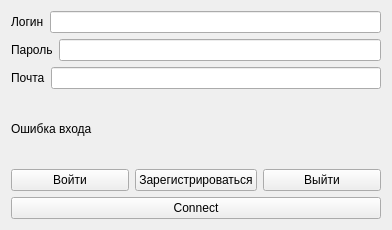
<?xml version="1.0" encoding="UTF-8"?>
<ui version="4.0">
 <class>AuthForm</class>
 <widget class="QWidget" name="AuthForm">
  <property name="geometry">
   <rect>
    <x>0</x>
    <y>0</y>
    <width>392</width>
    <height>230</height>
   </rect>
  </property>
  <property name="windowTitle">
   <string>Form</string>
  </property>
  <layout class="QGridLayout" name="gridLayout">
   <item row="2" column="0">
    <widget class="QPushButton" name="pushButton">
     <property name="text">
      <string>Connect</string>
     </property>
    </widget>
   </item>
   <item row="1" column="0">
    <layout class="QVBoxLayout" name="verticalLayout_2">
     <item>
      <layout class="QHBoxLayout" name="horizontalLayout_2">
       <item>
        <widget class="QLabel" name="login">
         <property name="text">
          <string>Логин</string>
         </property>
        </widget>
       </item>
       <item>
        <widget class="QLineEdit" name="login_2"/>
       </item>
      </layout>
     </item>
     <item>
      <layout class="QHBoxLayout" name="horizontalLayout">
       <item>
        <widget class="QLabel" name="password">
         <property name="text">
          <string>Пароль</string>
         </property>
        </widget>
       </item>
       <item>
        <widget class="QLineEdit" name="password_2"/>
       </item>
      </layout>
     </item>
     <item>
      <layout class="QHBoxLayout" name="email_lay">
       <item>
        <widget class="QLabel" name="email">
         <property name="text">
          <string>Почта</string>
         </property>
        </widget>
       </item>
       <item>
        <widget class="QLineEdit" name="email_2"/>
       </item>
      </layout>
     </item>
     <item>
      <widget class="QLabel" name="label">
       <property name="text">
        <string>Ошибка входа</string>
       </property>
      </widget>
     </item>
     <item>
      <layout class="QHBoxLayout" name="horizontalLayout_4">
       <item>
        <widget class="QPushButton" name="enter_button">
         <property name="text">
          <string>Войти</string>
         </property>
        </widget>
       </item>
       <item>
        <widget class="QPushButton" name="reg_button">
         <property name="text">
          <string>Зарегистрироваться</string>
         </property>
        </widget>
       </item>
       <item>
        <widget class="QPushButton" name="exit_button">
         <property name="text">
          <string>Выйти</string>
         </property>
        </widget>
       </item>
      </layout>
     </item>
    </layout>
   </item>
  </layout>
 </widget>
 <resources/>
 <connections/>
</ui>
